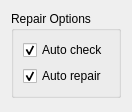
<ui version="4.0" >
 <class>GeneralSettingsPage</class>
 <widget class="QWidget" name="GeneralSettingsPage" >
  <property name="geometry" >
   <rect>
    <x>0</x>
    <y>0</y>
    <width>130</width>
    <height>112</height>
   </rect>
  </property>
  <property name="windowTitle" >
   <string>General Settings</string>
  </property>
  <layout class="QVBoxLayout" >
   <item>
    <widget class="QGroupBox" name="settingsGroupBox" >
     <property name="title" >
      <string>Repair Options</string>
     </property>
     <layout class="QVBoxLayout" >
      <item>
       <widget class="QCheckBox" name="m_AutoCheck" >
        <property name="text" >
         <string>Auto check</string>
        </property>
        <property name="checked" >
         <bool>true</bool>
        </property>
       </widget>
      </item>
      <item>
       <widget class="QCheckBox" name="m_AutoRepair" >
        <property name="text" >
         <string>Auto repair</string>
        </property>
        <property name="checked" >
         <bool>true</bool>
        </property>
       </widget>
      </item>
     </layout>
    </widget>
   </item>
   <item>
    <spacer>
     <property name="orientation" >
      <enum>Qt::Vertical</enum>
     </property>
     <property name="sizeHint" >
      <size>
       <width>20</width>
       <height>40</height>
      </size>
     </property>
    </spacer>
   </item>
  </layout>
 </widget>
 <resources/>
 <connections/>
</ui>
